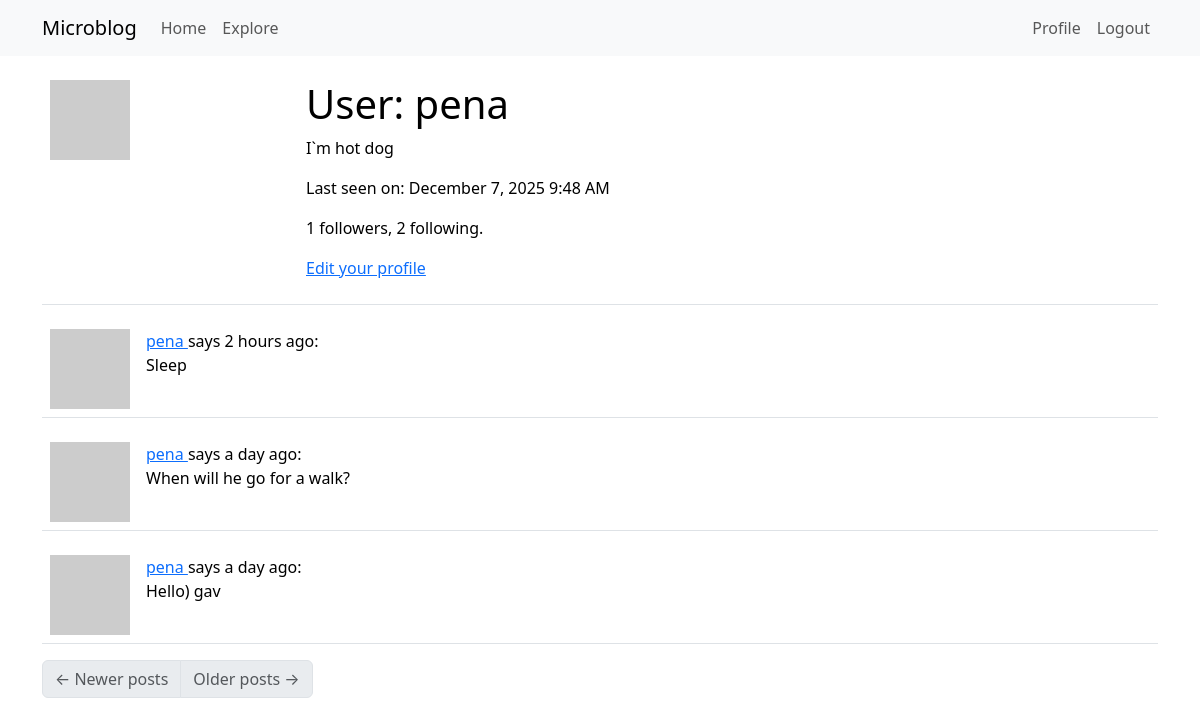
Before: /user/pena (signed in) with the older database file.
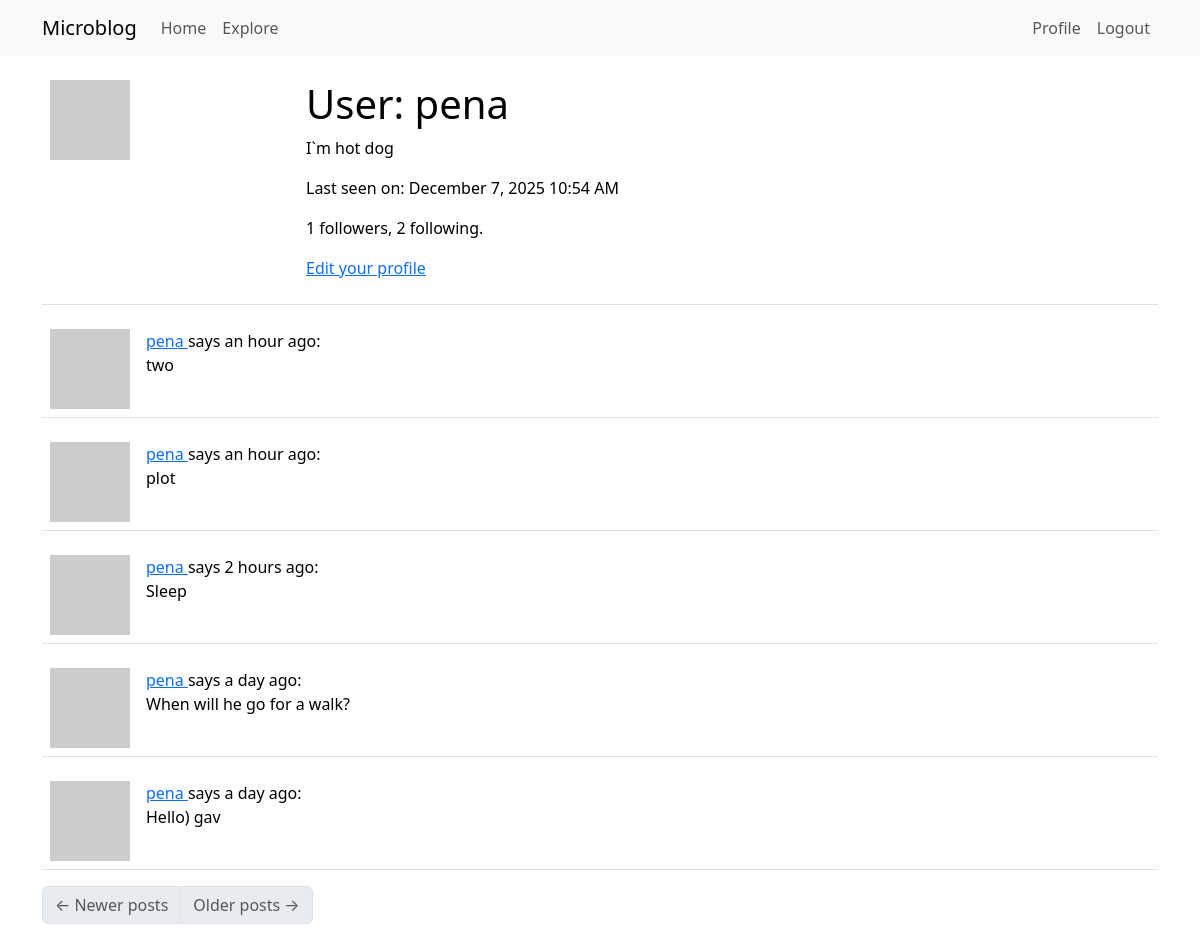
After: the same page with the newer database file.
### app/models.py (models this page shows, shortened)
class User(UserMixin, db.Model):
    id: so.Mapped[int] = so.mapped_column(primary_key=True)
    username: so.Mapped[str] = so.mapped_column(
        sa.String(64),
        index=True,
        unique=True,
    )
    email: so.Mapped[str] = so.mapped_column(
        sa.String(120),
        index=True,
        unique=True,
    )
    password_hash: so.Mapped[Optional[str]] = so.mapped_column(sa.String(260))
    about_me: so.Mapped[Optional[str]] = so.mapped_column(sa.String(200))
    last_seen: so.Mapped[Optional[datetime]] = so.mapped_column(
        default=lambda: datetime.now(timezone.utc)
    )
    posts: so.WriteOnlyMapped["Post"] = so.relationship(back_populates="author")
    following: so.WriteOnlyMapped["User"] = so.relationship(
        secondary=followers,
        primaryjoin=(followers.c.follower_id == id),
        secondaryjoin=(followers.c.followed_id == id),
        back_populates="followers",
    )
    followers: so.WriteOnlyMapped["User"] = so.relationship(
        secondary=followers,
        primaryjoin=(followers.c.followed_id == id),
        secondaryjoin=(followers.c.follower_id == id),
        back_populates="following",
    )
    def avatar(self, size):
        digest = md5(self.email.lower().encode("utf-8")).hexdigest()
        return f"https://www.gravatar.com/avatar/{digest}?d=identicon&s={size}"
    def followers_count(self):
        query = sa.select(sa.func.count()).select_from(self.followers.select().subquery())
        return db.session.scalar(query)
    def following_count(self):
        query = sa.select(sa.func.count()).select_from(self.following.select().subquery())
        return db.session.scalar(query)

class Post(db.Model):
    id: so.Mapped[int] = so.mapped_column(primary_key=True)
    body: so.Mapped[str] = so.mapped_column(sa.String(200))
    timestamp: so.Mapped[datetime] = so.mapped_column(
        index=True,
        default=lambda: datetime.now(timezone.utc),
    )
    user_id: so.Mapped[int] = so.mapped_column(sa.ForeignKey(User.id), index=True)
    author: so.Mapped[User] = so.relationship(back_populates="posts")

### app/routes.py (the view)
@app.route("/user/<username>")
@login_required
def user(username):
    user = db.first_or_404(sa.select(User).where(User.username == username))
    page = request.args.get("page", 1, type=int)
    query = user.posts.select().order_by(Post.timestamp.desc())
    posts = db.paginate(
        query,
        page=page,
        per_page=app.config["POSTS_PER_PAGE"],
        error_out=False,
    )
    next_url = (
        url_for(
            "user",
            username=user.username,
            page=posts.next_num,
        )
        if posts.has_next
        else None
    )
    prev_url = (
        url_for(
            "user",
            username=user.username,
            page=posts.prev_num,
        )
        if posts.has_prev
        else None
    )
    form = EmptyForm()
    return render_template(
        "user.html",
        user=user,
        posts=posts.items,
        next_url=next_url,
        prev_url=prev_url,
        form=form,
    )

### app/models.py (called while the page is built)
@login.user_loader
def load_user(id: str | int) -> "User":
    return db.session.get(User, int(id))

### app/routes.py (called while the page is built)
@app.before_request
def before_request():
    if current_user.is_authenticated:
        current_user.last_seen = datetime.now(timezone.utc)
        db.session.commit()

### app/templates/user.html (shortened to what this page needs)
{% extends "base.html" %}
{% block content %}
    <table class="table table-hover">
        <tr>
            <td width="256px"><img src="{{ user.avatar(256) }}"></td>
            <td>
                <h1>User: {{ user.username }}</h1>
                {% if user.about_me %}<p>{{ user.about_me }}</p>{% endif %}
                {% if user.last_seen %}
                <p>
                  Last seen on: {{ moment(user.last_seen).format('LLL') }}
                </p>
                {% endif %}
                <p>{{ user.followers_count() }} followers, {{ user.following_count() }} following.</p>
                {% if user == current_user %}
                <p><a href="{{ url_for('edit_profile') }}">Edit your profile</a></p>
                {% endif %}
            </td>
        </tr>
    </table>
    {% for post in posts %}
        {% include '_post.html' %}
    {% endfor %}
    <nav aria-label="Post navigation">
        <ul class="pagination">
            <li class="page-item{% if not prev_url %} disabled{% endif %}">
                <a class="page-link" href="{{ prev_url }}">
                    <span aria-hidden="true">&larr;</span> Newer posts
                </a>
            </li>
            <li class="page-item{% if not next_url %} disabled{% endif %}">
                <a class="page-link" href="{{ next_url }}">
                    Older posts <span aria-hidden="true">&rarr;</span>
                </a>
            </li>
        </ul>
    </nav>
{% endblock %}

### app/templates/_post.html
<table class="table table-hover">
  <tr>
    <td width="70px">
      <a href="{{ url_for('user', username=post.author.username) }}">
        <img src="{{ post.author.avatar(70) }}" />
      </a>
    </td>
    <td>
      <a href="{{ url_for('user', username=post.author.username) }}">
        {{ post.author.username }}
      </a>
      says {{ moment(post.timestamp).fromNow() }}:
      <br />
      {{ post.body }}
    </td>
  </tr>
</table>

Changed rows visible on the page:
changed User "pena": last_seen "December 7, 2025 9:48 AM" → "December 7, 2025 10:54 AM"
added Post: author.username "pena", timestamp "an hour ago", body "two"
added Post: author.username "pena", timestamp "an hour ago", body "plot"
